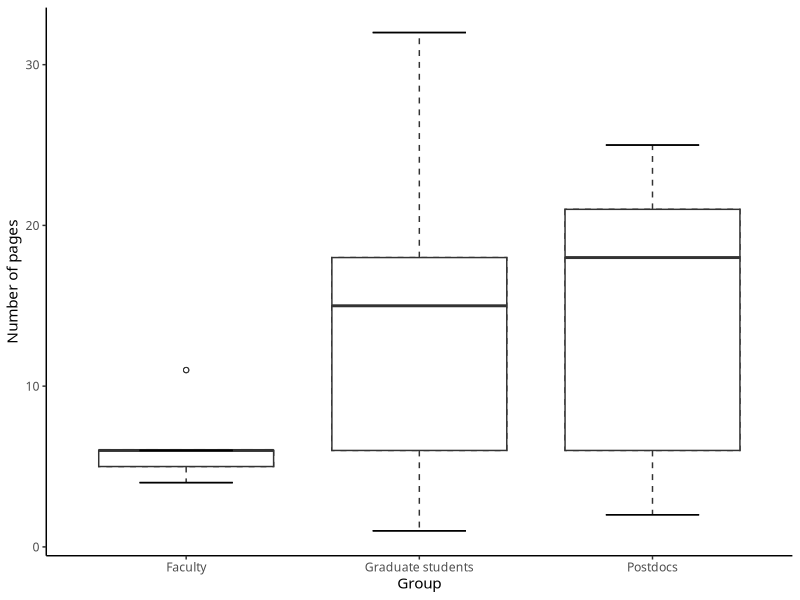

Write R code to recreate this figure. (Note: this script raises an error after producing the figure.)
## ---- chunk 1
knitr::opts_chunk$set(fig.width = 5, fig.height = 5, cache = TRUE)
library(tidyverse)
## ---- chunk 2
Pages <- c(4, 5, 6, 6, 11, 1, 4, 6, 13, 15, 15, 18, 19,
             32, 2, 4, 6, 13, 18, 18, 21, 21, 25)
Group <- c(rep("Faculty", 5), rep("Graduate students", 9), rep("Postdocs", 9))

dados <- as.data.frame(Pages)
dados$Group <- factor(Group, levels = c("Faculty", "Graduate students", "Postdocs"))

g1 <- ggplot(dados, aes(x = Group, y = Pages)) +
  geom_boxplot(linetype = "dashed", outlier.shape = 1) +
  stat_boxplot(aes(ymin = ..lower.., ymax = ..upper..), outlier.shape = 1) +
  stat_boxplot(geom = "errorbar", aes(ymin = ..ymax..), width = 0.4) +
  stat_boxplot(geom = "errorbar", aes(ymax = ..ymin..), width = 0.4) +
  labs(y = "Number of pages") +
  theme_classic() +
  theme(text = element_text(family = "Nunito"))

ggsave(plot = g1, "g1.png", width = 3.4, height = 2.8, dpi = 400)
## ---- chunk 3
knitr::include_graphics("g2.png")
## ---- chunk 4
knitr::include_graphics("g3.png")
## ---- chunk 5
knitr::include_graphics("g4.png")
## ---- chunk 6
knitr::include_graphics("g5.png")
## ---- chunk 7
df <- c(24, 24, 25, 25, 27, 30, 32, 32, 35, 43)
df <- as.data.frame(df)

g6 <- ggplot(df, aes(x = "", y = df)) +
  geom_errorbar(stat = "boxplot", width = 0.3) +
  geom_boxplot(outlier.shape = 1, width = 0.6) +
  scale_y_continuous(breaks = seq(24, 44, by = 2)) +
  labs(y = "Age (years)", x = NULL) +
  theme_classic() +
  theme(text = element_text(family = "Nunito"),
        axis.ticks.x = element_blank(),
        panel.grid.major.y = element_line(color = "grey90"))

ggsave(plot = g6, "g6.png", width = 2, height = 2.8, dpi = 400)

knitr::include_graphics("g6.png")
## ---- chunk 8
knitr::include_graphics("g7.png")
## ---- chunk 9
knitr::include_graphics("g6.png")
## ---- chunk 10
g8 <- ggplot(df, aes(x = "", y = df)) +
  geom_errorbar(stat = "boxplot", width = 0.3) +
  geom_boxplot(outlier.shape = 1, width = 0.6) +
  scale_y_continuous(breaks = seq(24, 44, by = 2)) +
  labs(y = "Age (years)", x = NULL) +
  coord_flip() +
  theme_classic() +
  theme(text = element_text(family = "Nunito"),
        axis.ticks.y = element_blank(),
        panel.grid.major.x = element_line(color = "grey90"))

ggsave(plot = g8, "g8.png", height = 2, width = 2.8, dpi = 400)

knitr::include_graphics("g8.png")
## ---- chunk 11
knitr::include_graphics("g1.png")
## ---- chunk 12
dados <- c(24, 23, 25, 25, 25, 25, 32, 32, 35, 37)

dados <- as.data.frame(dados)

g9 <- ggplot(dados, aes(y = dados)) +
  geom_errorbar(stat = "boxplot", width = 0.4) +
  geom_boxplot(outlier.shape = 1, outlier.size = 2.5,
               fill = "grey85") +
  labs(y = "Age (years)") +
  coord_cartesian(xlim = c(-0.5,0.5)) +
  theme_classic() +
  theme(axis.text.x = element_blank(),
        axis.ticks.x = element_blank(),
        text = element_text(family = "Nunito"))

ggsave(plot = g9, "g9.png", height = 2, width = 2.8, dpi = 400)

knitr::include_graphics("g9.png")
## ---- chunk 13
dados <- c(22, 22, 25, 25, 25, 25, 34, 34, 34, 34)

dados <- as.data.frame(dados)

g10 <- ggplot(dados, aes(y = dados)) +
  geom_errorbar(stat = "boxplot", width = 0.4) +
  geom_boxplot(outlier.shape = 1, outlier.size = 2.5,
               fill = "grey85") +
  labs(y = "Age (years)") +
  coord_cartesian(xlim = c(-0.5,0.5)) +
  theme_classic() +
  theme(axis.text.x = element_blank(),
        axis.ticks.x = element_blank(),
        text = element_text(family = "Nunito"))

ggsave(plot = g10, "g10.png", height = 2, width = 2.8, dpi = 400)

knitr::include_graphics("g10.png")
## ---- chunk 14
knitr::include_graphics("g1.png")
## ---- chunk 15
g11 <- ggplot(dados, aes(x = Grupo, y = Páginas)) +
  geom_errorbar(stat = "boxplot", width = 0.3) +
  geom_boxplot(outlier.shape = 1, fill = "grey95") +
  labs(y = "Quantidade de páginas") +
  theme_classic()

ggsave(plot = g11, "g11.png", height = 2.5, width = 3.4, dpi = 400)
## ---- chunk 16
knitr::include_graphics("g11.png")
